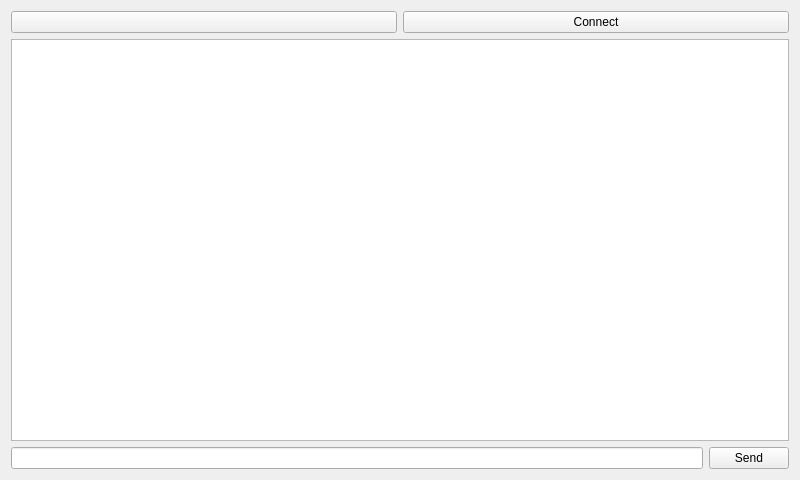
<?xml version="1.0" encoding="UTF-8"?>
<ui version="4.0">
 <class>MainWindow</class>
 <widget class="QMainWindow" name="MainWindow">
  <property name="geometry">
   <rect>
    <x>0</x>
    <y>0</y>
    <width>800</width>
    <height>480</height>
   </rect>
  </property>
  <property name="windowTitle">
   <string>MainWindow</string>
  </property>
  <widget class="QWidget" name="centralWidget">
   <layout class="QVBoxLayout" name="verticalLayout">
    <item>
     <layout class="QHBoxLayout" name="horizontalLayout">
      <item>
       <widget class="QIOWidgetSelector" name="theIoConfig">
       </widget>
      </item>
      <item>
       <widget class="QPushButton" name="theConnectButton">
        <property name="text">
         <string>Connect</string>
        </property>
       </widget>
      </item>
     </layout>
    </item>
    <item>
     <widget class="QTextEdit" name="theDisplay"/>
    </item>
    <item>
     <layout class="QHBoxLayout" name="horizontalLayout_2">
      <item>
       <widget class="QLineEdit" name="theEntryArea"/>
      </item>
      <item>
       <widget class="QPushButton" name="theSendButton">
        <property name="text">
         <string>Send</string>
        </property>
       </widget>
      </item>
     </layout>
    </item>
   </layout>
  </widget>
 </widget>
 <layoutdefault spacing="6" margin="11"/>
 <customwidgets>
  <customwidget>
   <class>QIOWidgetSelector</class>
   <extends>QPushButton</extends>
   <header>QIOWidgetSelector.h</header>
  </customwidget>
 </customwidgets>
 <resources/>
 <connections/>
</ui>
